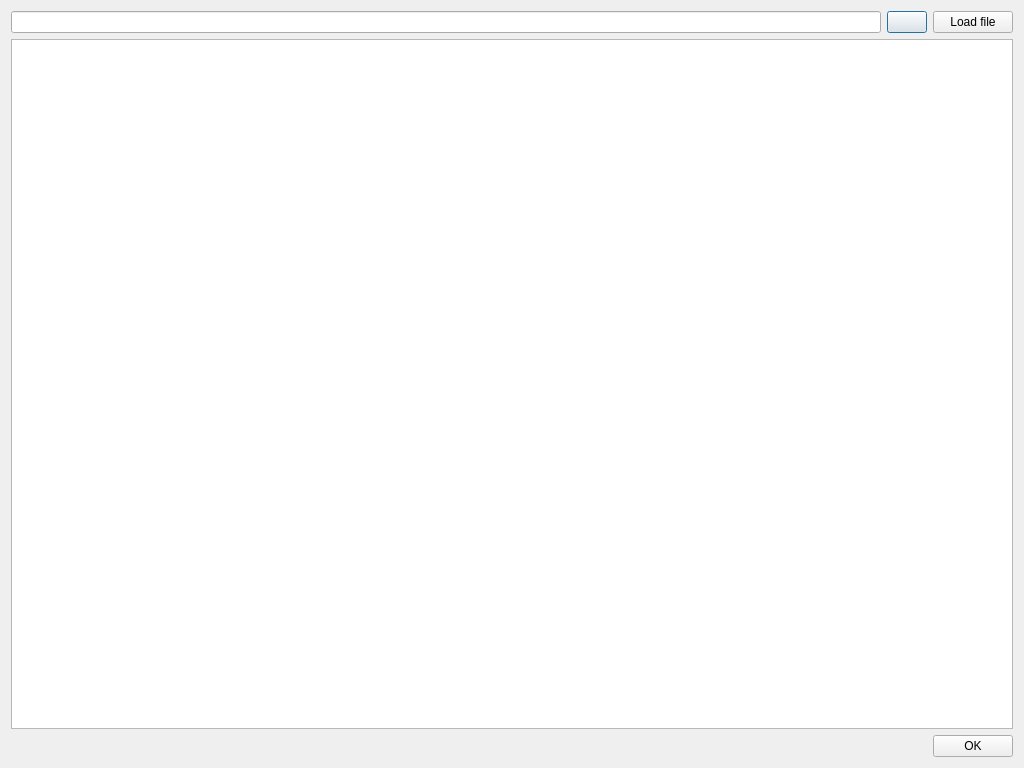
<?xml version="1.0" encoding="UTF-8"?>
<ui version="4.0">
 <class>Dialog</class>
 <widget class="QDialog" name="Dialog">
  <property name="windowModality">
   <enum>Qt::ApplicationModal</enum>
  </property>
  <property name="geometry">
   <rect>
    <x>0</x>
    <y>0</y>
    <width>1024</width>
    <height>768</height>
   </rect>
  </property>
  <property name="windowTitle">
   <string>Dialog</string>
  </property>
  <layout class="QGridLayout" name="gridLayout">
   <item row="0" column="1">
    <widget class="QPushButton" name="openCsvFilePushButton">
     <property name="text">
      <string/>
     </property>
     <property name="icon">
      <iconset resource="../../resources/icons.qrc">
       <normaloff>:/sampling/open_icon.svg</normaloff>:/sampling/open_icon.svg</iconset>
     </property>
    </widget>
   </item>
   <item row="2" column="0" colspan="2">
    <spacer name="horizontalSpacer">
     <property name="orientation">
      <enum>Qt::Horizontal</enum>
     </property>
     <property name="sizeHint" stdset="0">
      <size>
       <width>40</width>
       <height>20</height>
      </size>
     </property>
    </spacer>
   </item>
   <item row="2" column="2">
    <widget class="QPushButton" name="okPushButton">
     <property name="text">
      <string>OK</string>
     </property>
    </widget>
   </item>
   <item row="0" column="0">
    <widget class="QLineEdit" name="lineEditCsvFilePath">
     <property name="readOnly">
      <bool>true</bool>
     </property>
    </widget>
   </item>
   <item row="0" column="2">
    <widget class="QPushButton" name="loadFilePushButton">
     <property name="text">
      <string>Load file</string>
     </property>
    </widget>
   </item>
   <item row="1" column="0" colspan="3">
    <widget class="QTableView" name="displayTableView">
     <property name="editTriggers">
      <set>QAbstractItemView::AllEditTriggers</set>
     </property>
    </widget>
   </item>
  </layout>
 </widget>
 <resources>
  <include location="../../resources/icons.qrc"/>
 </resources>
 <connections/>
</ui>
